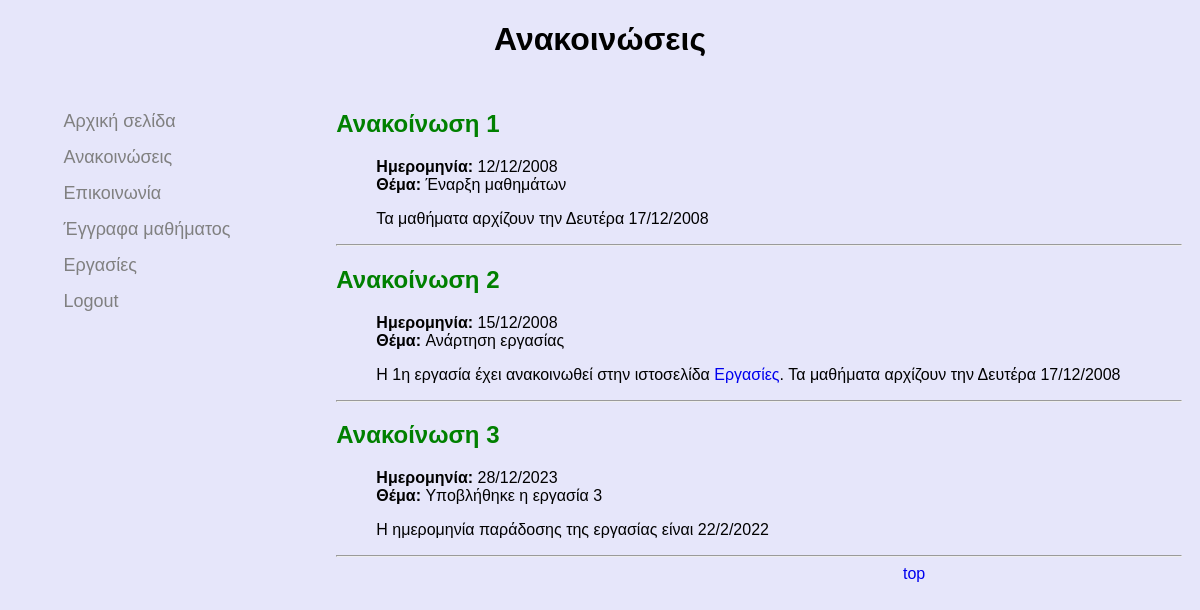
Page /announcement.php (signed in) on the earlier database version.
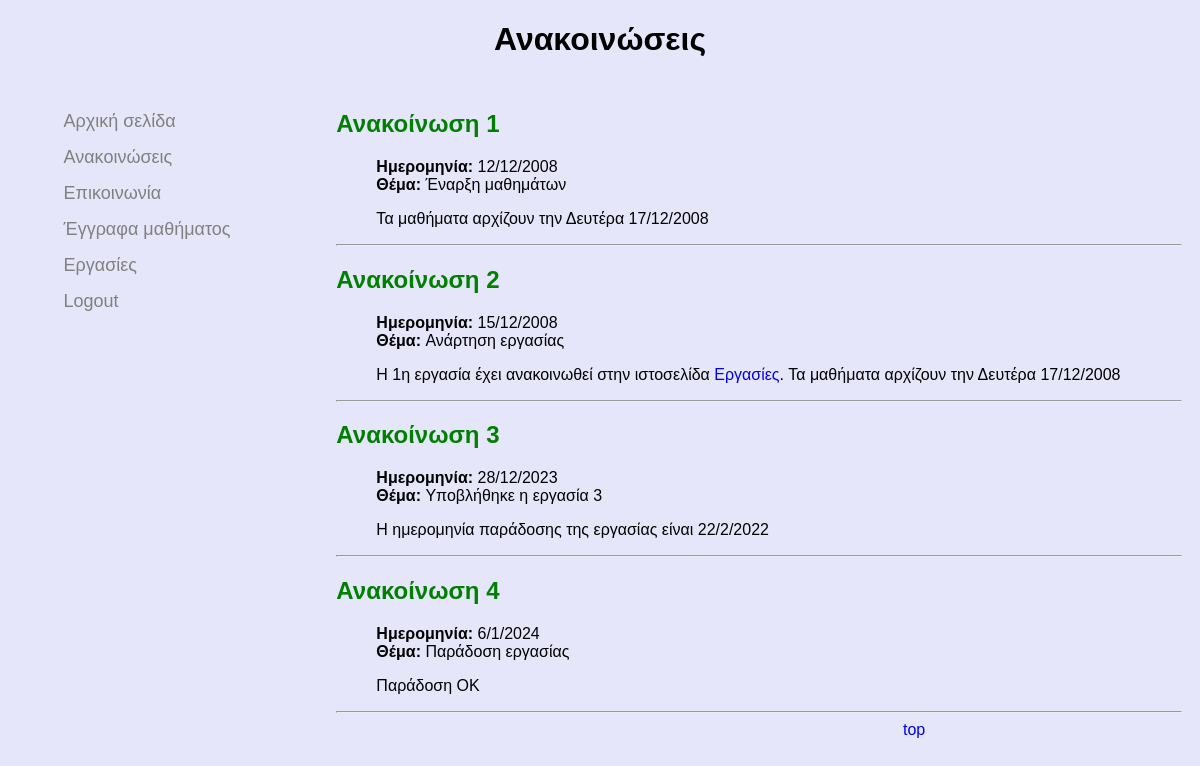
Same page on the later database version.
### tables this page shows
CREATE TABLE `announcements` (
  `id` int(11) NOT NULL,
  `date` tinytext NOT NULL,
  `subject` tinytext NOT NULL,
  `content` text NOT NULL
);

### announcement.php (the view, shortened to what this page needs)
<?php
try {
    $conn = require 'db_connect.php';
    $query = "SELECT * FROM announcements";
    $stmt = $conn->prepare($query);
    $stmt->execute();
    $result = $stmt->setFetchMode(PDO::FETCH_ASSOC);
    $result = $stmt->fetchAll();
} catch (PDOException $e) {
}
?>
<!DOCTYPE html>
<html lang="en">
<head>
    <link rel="stylesheet" href="styles.css">
</head>
<body>
<div class="body" id="top">
    <h1>Ανακοινώσεις</h1>
    <div class="container">
        <?php include 'menu.php';?>
        <div class="content">
            <?php
            for ($x = 0; $x < sizeof($result); $x++) {
                echo '<div class="announcement">';
                echo '<h2 class="announcement-title">Ανακοίνωση ' . ($x + 1) . '</h2>';
                echo '<ul class="announcement-content">';
                echo '<li><span class="strong">Ημερομηνία: </span>' . $result[$x]['date'] . '</li>';
                echo '<li><span class="strong">Θέμα: </span>' . $result[$x]['subject'] . '</li>';
                echo '<li><p>' . $result[$x]['content'] . '</p></li>';
                echo '</ul>';
                echo '<hr>';
                echo '</div>';
            }
            ?>
            <div class="top-button-container">
                <div class="top-button"><a href="#top">top</a></div>
            </div>
        </div>
    </div>
</div>
</body>
</html>

### menu.php (shortened to what this page needs)
<div class="menu">
    <ul class="menu-list">
        <a href="index.php"><li class="menu-item">Αρχική σελίδα</li></a>
        <a href="announcement.php"><li class="menu-item">Ανακοινώσεις</li></a>
        <a href="communication.php"><li class="menu-item">Επικοινωνία</li></a>
        <a href="documents.php"><li class="menu-item">Έγγραφα μαθήματος</li></a>
        <a href="homework.php"><li class="menu-item">Εργασίες</li></a>
        <a href="logout.php"><li class="menu-item">Logout</li></a>
    </ul>
</div>

### styles.css (style rules this page uses)
body { font-family: Arial, Helvetica, sans-serif; background: #E6E6FA; }
h1 { text-align: center; }
div.container { display: flex; align-items: flex-start; }
div.menu { flex-basis: 25%; margin-left: 3%; padding: 10px; box-sizing: border-box; }
div.content { flex-basis: 75%; padding: 10px; }
ul.menu-list { list-style-type: none; padding-left: 0; }
h2.announcement-title { color: green; }
ul.announcement-content { list-style-type: none; }
div.top-button-container { display: flex; align-items: flex-start; }
div.top-button { flex-basis: 33%; }
.strong { font-weight: bold; }
a { text-decoration: none; }
li.menu-item { text-decoration: none; color: grey; padding: 5px; margin: 5px; font-size: large; }

Differences in the rows shown:
added announcements: date "6/1/2024", subject "Παράδοση εργασίας", content "Παράδοση OK"
